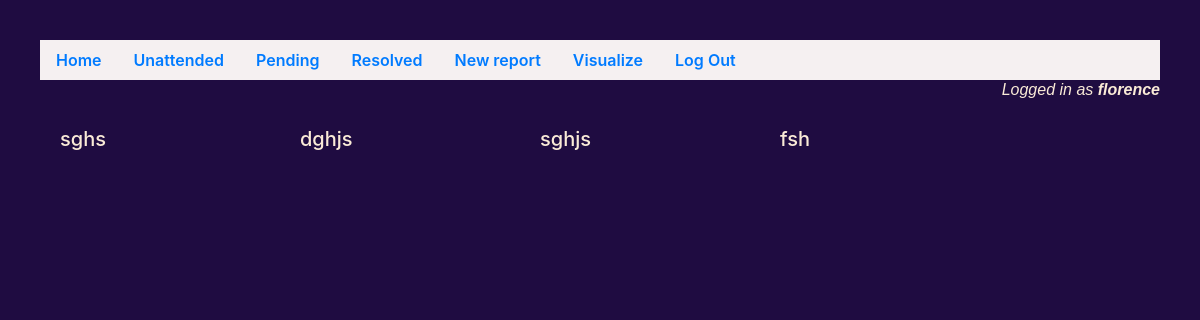
/unattended (signed in), run on an earlier commit of the app's database.
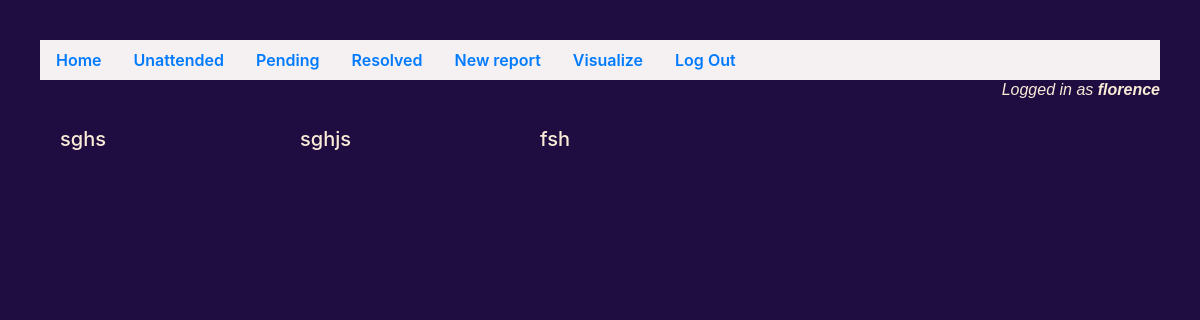
And on a later commit of the database.
### jedsreport/models.py (models this page shows, shortened)
class Report(models.Model):
    reporter = models.ForeignKey(User, on_delete=models.CASCADE, related_name="reports")
    title = models.CharField(max_length=255)
    description = models.TextField(blank=False)
    timestamp = models.DateTimeField(auto_now_add=True)
    venue = models.CharField(max_length=50)
    department =models.CharField(max_length=150)
    category =models.CharField(max_length=150)
    image = models.ImageField(upload_to="images",null=True, blank=True)
    status_read = models.BooleanField(default=False)

### jedsreport/views.py (the view)
# urls.py: path("unattended", views.unattended, name="unattended")
def unattended(request):
    unread = Report.objects.filter(status_read = False)
    return render(request,"jedsreport/unattended.html",{
        "unread":unread
    })

### jedsreport/templates/jedsreport/unattended.html (shortened to what this page needs)
{% extends "jedsreport/layout.html" %}
{% block body %}
    {% if user.is_authenticated %}
        <h6 style="text-align: right;font-family: sans-serif;"><i>Logged in as <b>{{ user.username }}</b></i></h6>
         <div class="flex-container">
            {% for report in unread %}
                <div >
                    <a href="{% url 'report' report.pk %}">
                    <h5 style="color: antiquewhite;">{{ report.title }}</h5>
                    </a>
                </div>
            {% empty %}
            <li>No issues has been reported </li>
            {% endfor %}
        </div>
    {% endif %}
{% endblock %}

What changed in the data, as far as the page shows it:
no longer on this page (row edited): Report: title "dghjs"
